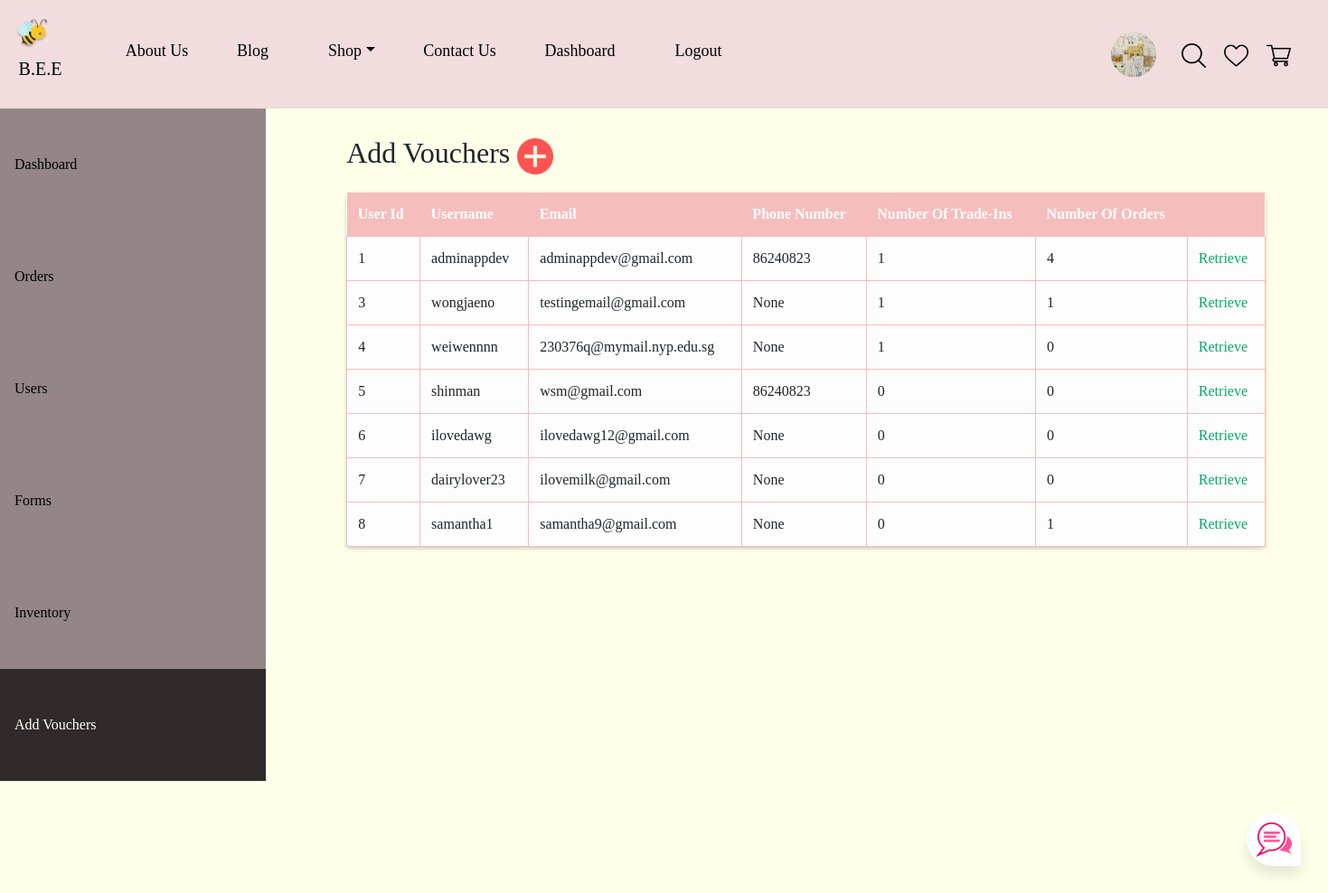
/add_vouchers (signed in), run on the app's committed database.
### tables this page shows
CREATE TABLE user (user_id INTEGER PRIMARY KEY AUTOINCREMENT, username VARCHAR(255) NOT NULL UNIQUE, email VARCHAR(255) NOT NULL UNIQUE, password INT(255) NOT NULL, phone_no INT(8), dob STRING, gender STRING, profile_pic LONGBLOB, datetime INT NOT NULL DEFAULT CURRENT_TIMESTAMP);

### app.py (the view)
@app.route('/add_vouchers')
@login_required
def addvouchers():
    con = sqlite3.connect('database.db')
    con.row_factory = sqlite3.Row
    cur = con.cursor()
    cur.execute("SELECT rowid, * FROM user")
    rows_user = cur.fetchall()
    cur.execute("SELECT rowid, * FROM user")
    rows = cur.fetchall()
    cur.execute('''
        SELECT u.username, COALESCE(t.row_count, 0) AS row_count
        FROM (
          SELECT DISTINCT username
          FROM user
        ) u
        LEFT JOIN (
          SELECT username, COUNT(DISTINCT session_id) AS row_count
          FROM sessions
          GROUP BY username
        ) t ON u.username = t.username
    ''')
    orders = cur.fetchall()
    results = []
    users = []
    for i in rows:
        users.append(i['username'])
    for row in orders:
        username = row[0]
        row_count = row[1]
        results.append((username, row_count))
    row_order = []
    for user in users:
        for username in results:
            if user == username[0]:
                row_order.append(username[1])
    cur.execute('''
        SELECT u.username, COALESCE(t.row_count, 0) AS row_count
        FROM (
          SELECT DISTINCT username
          FROM user
        ) u
        LEFT JOIN (
          SELECT username, COUNT(DISTINCT tradein_id) AS row_count
          FROM tradeinentries
          GROUP BY username
        ) t ON u.username = t.username
    ''')
    tradeins = cur.fetchall()
    tradein_list = []
    row_tradein = []
    for tradein in tradeins:
        username = tradein[0]
        row_count = tradein[1]
        tradein_list.append((username, row_count))
    for user in users:
        for line in tradein_list:
            if user == line[0]:
                row_tradein.append(line[1])
    con.close()
    return render_template('add_vouchers.html', rows_user=rows_user, row_order=row_order, row_tradein=row_tradein)

### app.py (called while the page is built)
def get_db():
    db = getattr(g, '_database', None)
    if db is None:
        db = g._database = sqlite3.connect('database.db')
    return db

@app.teardown_appcontext
def close_connection(exception):
    db = getattr(g, '_database', None)
    if db is not None:
        db.close()

@app.before_request
def load_logged_in_user():
    user_id = session.get('user_id')
    if user_id is None:
        g.user = None
    else:
        g.user = get_db().execute(
            'SELECT * FROM user WHERE user_id = ?', (user_id,)
        ).fetchone()

def login_required(view):
    @functools.wraps(view)
    def wrapped_view(**kwargs):
        if g.user is None:
            return redirect(url_for('login'))
        return view(**kwargs)
    return wrapped_view

### templates/add_vouchers.html (shortened to what this page needs)
<!DOCTYPE html>
<html>
<head>
</head>
<body>
{% extends "base.html" %}
{% block content %}
<ul class="admin" style="float: left;">
  <li><a href="/admindashboard">Dashboard</a></li>
  <li>
    <a href="/orders">Orders</a>
  </li>
  <li><a href="/users">Users</a></li>
  <li><a href="/forms">Forms</a></li>
  <li><a href="/admin_inventory">Inventory</a></li>
  <li><a class="active" href="/add_vouchers">Add Vouchers</a></li>
</ul>
<div style="margin-left:25%;padding:30px 16px;height:868px;">
  <h2>Add Vouchers <a class="plus" href="/create_vouchers"><img src="static/img/plus_PNG83.png"></a></h2>
    <table id="addvouchers">
      <thead>
      <th>User Id</th>
      <th>Username</th>
      <th>Email</th>
      <th>Phone Number</th>
      <th>Number Of Trade-Ins</th>
      <th>Number Of Orders</th>
      <th></th>
      </thead>
      {% for row in rows_user %}
        <tr>
          <td>{{ row['user_id'] }}</td>
          <td>{{ row['username'] }}</td>
          <td>{{ row['email'] }}</td>
          <td>{{ row['phone_no'] }}</td>
          <td>{{ row_tradein[loop.index - 1] }}</td>
          <td>{{ row_order[loop.index - 1] }}</td>
            <td><a href="/retrieve_vouchers/{{ row['username'] }}">Retrieve</a>
            </td>
        </tr>
      {% endfor %}
    </table>
</div>
</body>
</html>
{% endblock %}

### templates/add_vouchers.html (style rules this page uses)
body { margin: 0; }
ul.admin { list-style-type: none; margin: 0; padding: 0; width: 20%; background-color: #948686 ; position: sticky; top: 120px; height: 100%; overflow-y: scroll; }
.admin li a { display: block; color: #000; padding: 50px 16px; text-decoration: none; }
.admin li a.active { background-color: #302A2A; color: white; }
.plus img { width: 40px; }
#addvouchers th { padding-top: 12px; padding-bottom: 12px; padding-right: 50px; padding-left: 10px; text-align: left; background-color: #F6BDBD; color: white; }
table, td { padding-left: 10px; }
table { width: 75%; border-collapse: collapse; }
#addvouchers { margin-top: 20px; border-collapse: collapse; width: 95%; background-color: #FDFDFD; border-radius: 5px; box-shadow: 0 2px 4px rgba(0, 0, 0, 0.2); }
#addvouchers th { padding: 12px; text-align: left; background-color: #F6BDBD; color: white; }
#addvouchers td { padding: 12px; border: 1px solid #F6BDBD; }
#addvouchers td a { color: #04AA6D; text-decoration: none; }

### templates/base.html (style rules this page uses)
body { background-color: #FFFFEA; overflow-x: hidden; overflow-y: scroll; }
* { margin:0px; padding:0px; box-sizing: border-box; font-family: 'Anko'; }
::placeholder { text-align: center; color: gray; opacity: 1; }

### data on the page
user: user_id "1", username "adminappdev", email "adminappdev@gmail.com", phone_no "86240823", row_order "4"
user: user_id "3", username "wongjaeno", email "testingemail@gmail.com", phone_no "None", row_tradein "1", row_order "1"
user: user_id "4", username "weiwennnn", email "230376q@mymail.nyp.edu.sg", phone_no "None", row_tradein "1", row_order "0"
user: user_id "5", username "shinman", email "wsm@gmail.com", phone_no "86240823", row_tradein "0", row_order "0"
user: user_id "6", username "ilovedawg", email "ilovedawg12@gmail.com", phone_no "None", row_tradein "0", row_order "0"
user: user_id "7", username "dairylover23", email "ilovemilk@gmail.com", phone_no "None", row_tradein "0", row_order "0"
user: user_id "8", username "samantha1", email "samantha9@gmail.com", phone_no "None", row_tradein "0", row_order "1"
